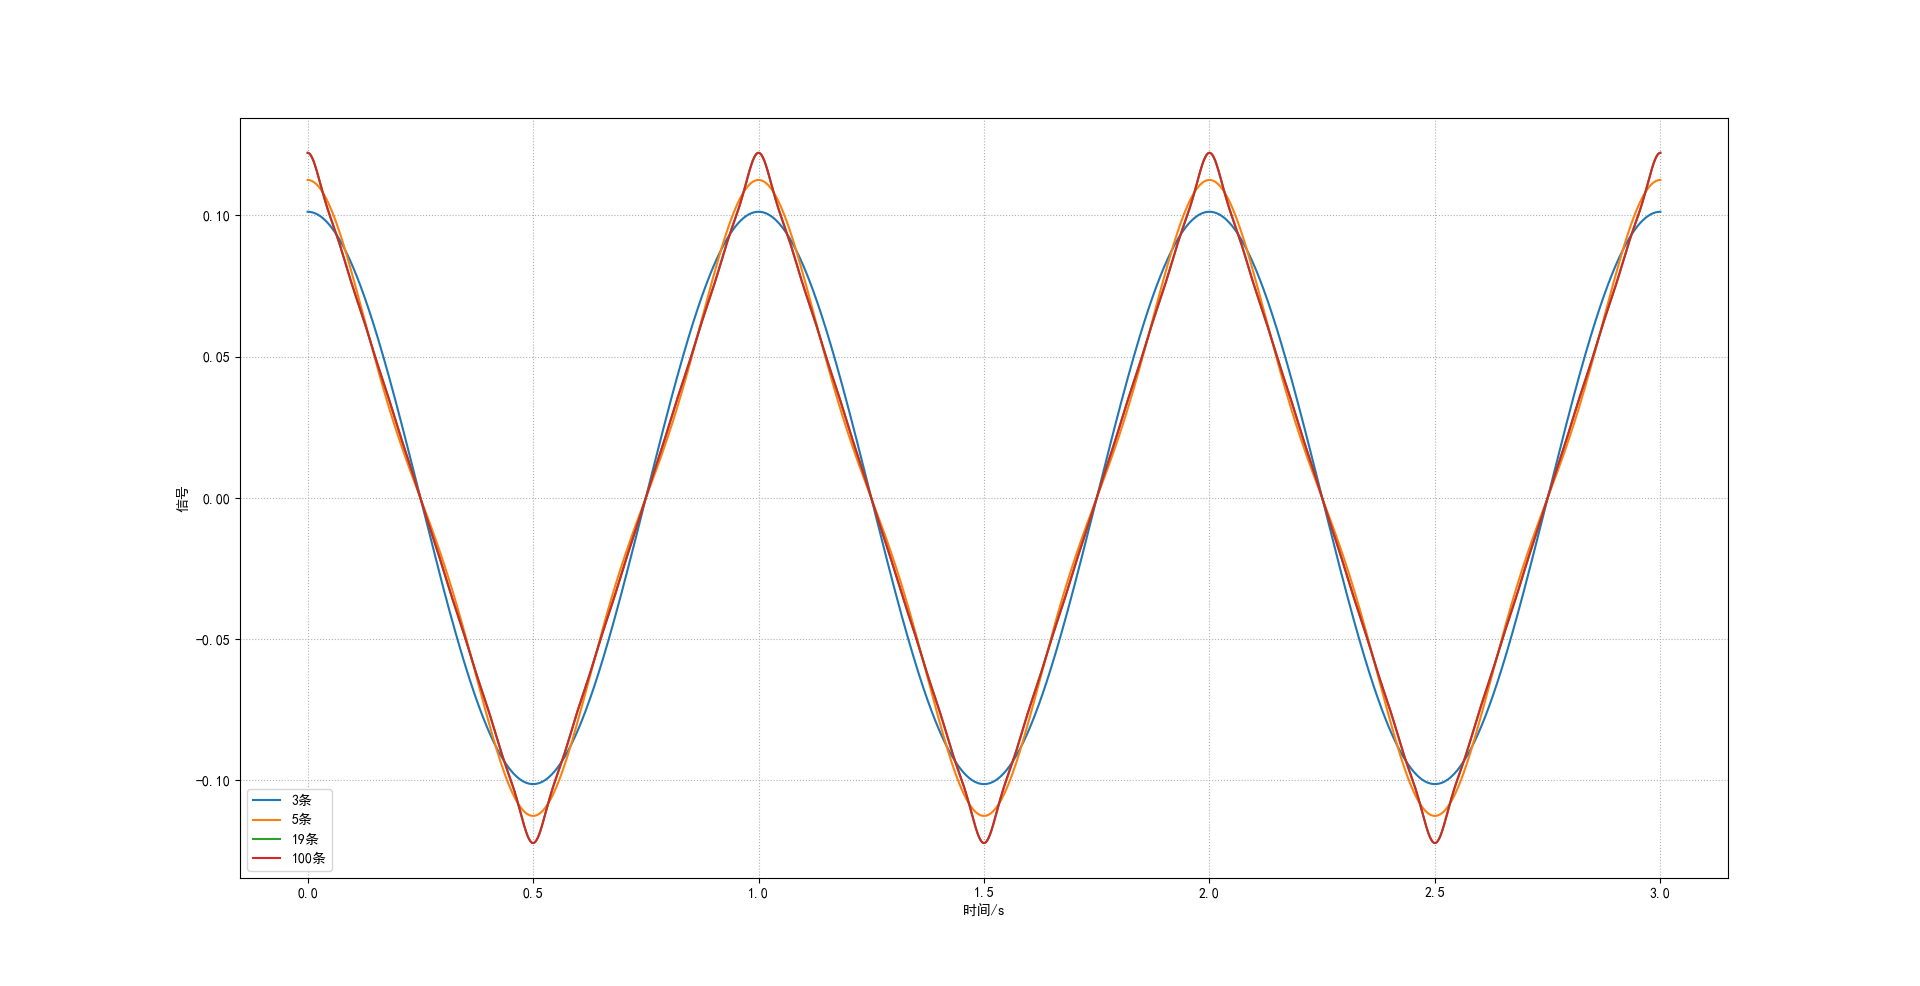

This figure's Python source:
"""
    三角函数 合成三角波
"""
import numpy as np
import matplotlib.pyplot as plt
from matplotlib.pylab import mpl
 
mpl.rcParams['font.sans-serif'] = ['SimHei']   #显示中文
mpl.rcParams['axes.unicode_minus']=False       #显示负号

# 准备x值
x = np.linspace(0, 3, 2000)

# 叠加3条曲线 组成三角波
n =3
y1 = np.zeros_like(x)
for i in range(1,n,2):
    y1+= (1/np.pi/np.pi)*(np.cos(2 * np.pi * i * x)/i/i) 

# 叠加100条曲线 组成三角波
n =100
y2 = np.zeros_like(x)
for i in range(1,n,2):
    y2+= (1/np.pi/np.pi)*(np.cos(2 * np.pi * i * x)/i/i) 

# 叠加5条曲线 组成三角波
n =5
y3 = np.zeros_like(x)
for i in range(1,n,2):
    y3+= (1/np.pi/np.pi)*(np.cos(2 * np.pi * i * x)/i/i) 

# 叠加19条曲线 组成三角波
n =19
y4 = np.zeros_like(x)
for i in range(1,n,2):
    y4+= (1/np.pi/np.pi)*(np.cos(2 * np.pi * i * x)/i/i) 
# y4 = np.zeros(1000)
# for i in range(1, n + 1):
#     y4 += (12/np.pi/np.pi) * np.sin(2*np.pi*(2*i-1)*x)/np.sqrt(2*i-1)*np.power(-1,i-1)


# 绘制图片
plt.grid(linestyle=":")
plt.plot(x, y1, label="3条")
plt.plot(x, y3, label="5条")
plt.plot(x, y4, label="19条")
plt.plot(x, y4, label="100条")
plt.xlabel("时间/s")
plt.ylabel("信号")

plt.legend()
plt.show()
